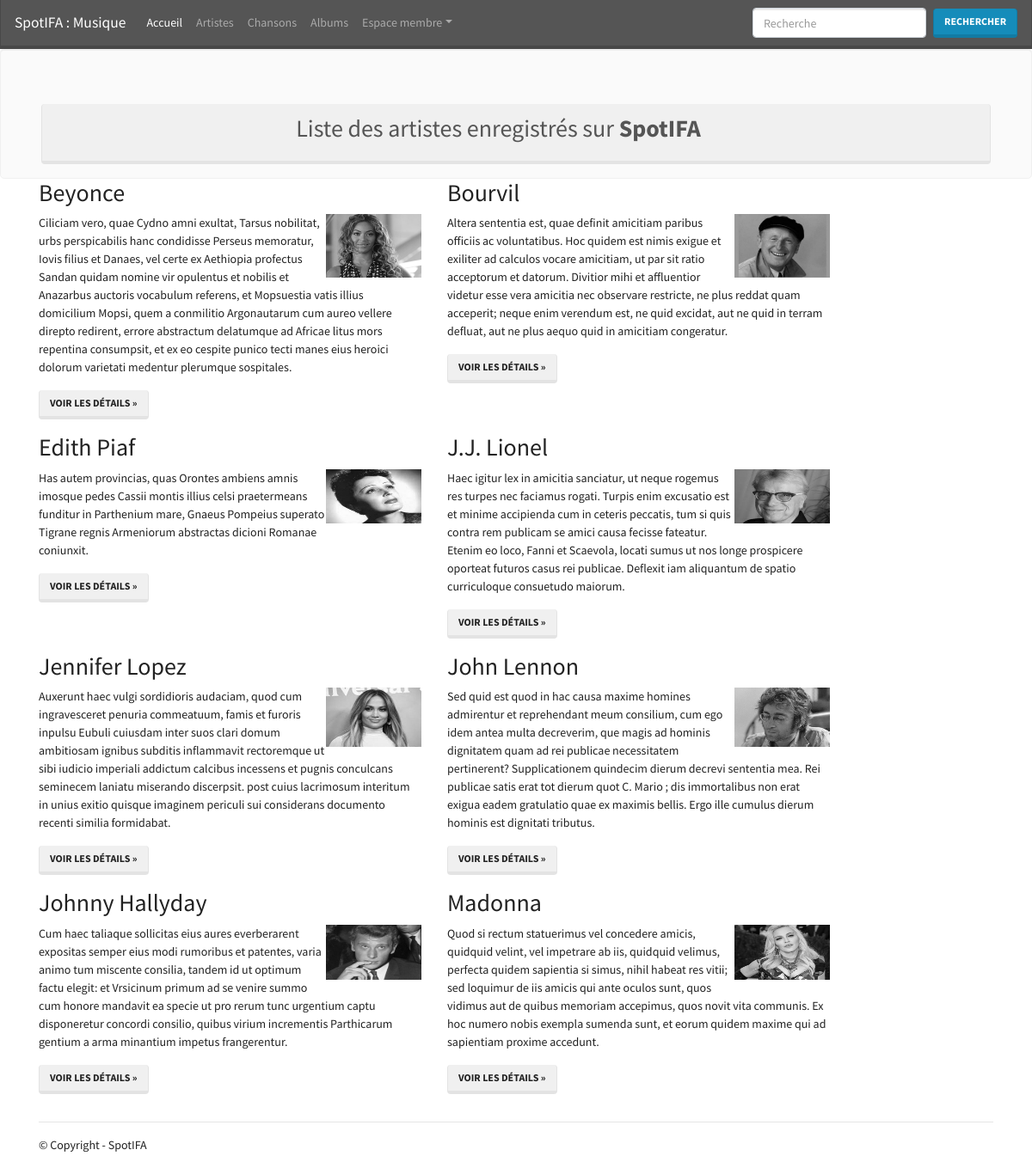
/artistes.php, run on the app's committed database.
### tables this page shows
CREATE TABLE `artistes` (
  `id` int(11) NOT NULL AUTO_INCREMENT COMMENT 'id artiste',
  `nom` text NOT NULL COMMENT 'nom artiste',
  `description` longtext,
  `photo` tinytext,
  `genre` varchar(2) NOT NULL DEFAULT 'M' COMMENT 'genre artiste',
  `age` int(11) NOT NULL COMMENT 'age artiste',
  PRIMARY KEY (`id`)
);

### artistes.php (the view)
<?php
include 'inc/header.php';
?>
    <main role="main">
        <div class="jumbotron">
            <div class="container">
                <div class="alert alert-dismissible alert-secondary">
                    <h2 class="text-secondary text-center">Liste des artistes enregistrés sur <b>SpotIFA</b></h2>
                </div>
            </div>
        </div>
        <div class="container">
            <div class="row">
                <?php
                $sql_lesartistes = "SELECT * FROM artistes ORDER BY nom ASC";
                $result_lesartistes = mysqli_query($db_connect, $sql_lesartistes);
                if (mysqli_num_rows($result_lesartistes)) {
                    while($artistes = mysqli_fetch_assoc($result_lesartistes)) {
                        echo "<div class='col-md-5'>";
                            echo "<h2>".$artistes['nom']."</h2> <img src='images/artistes/".$artistes['photo']."' class='float-right' width='25%' height='25%'>";
                            echo "<p>".$artistes['description']."</p>";
                            echo "<p><a class='btn btn-secondary' href='fiche-artiste.php?id=".$artistes['id']."' role='button'>Voir les détails &raquo;</a></p>";
                        echo "</div>";
                    }
                } else {
                    echo "Aucun artiste enregistré sur ce site";
                } ?>
            </div>
            <hr>
        </div>
    </main>
<?php
include 'inc/footer.php';
?>

### inc/header.php (shortened to what this page needs)
<!DOCTYPE html>
<html lang="fr" dir="ltr">
<head>
    <link rel="stylesheet" href="https://use.fontawesome.com/releases/v5.7.1/css/all.css">
    <link href="css/style.css" rel="stylesheet">
    <link href="css/jumbotron.css" rel="stylesheet">
</head>
<body>
    <nav class="navbar navbar-expand-md navbar-dark fixed-top bg-dark">
        <a class="navbar-brand" href="./">SpotIFA : Musique</a>
        <div class="collapse navbar-collapse" id="barreNavigation">
            <ul class="navbar-nav mr-auto">
                <li class="nav-item active">
                    <a class="nav-link" href="index.php">Accueil <span class="sr-only">(current)</span></a>
                </li>
                <li class="nav-item">
                    <a class="nav-link" href="artistes.php">Artistes</a>
                </li>
                <li class="nav-item">
                    <a class="nav-link" href="chansons.php">Chansons</a>
                </li>
                <li class="nav-item">
                    <a class="nav-link" href="albums.php">Albums</a>
                </li>
                <li class="nav-item dropdown">
                    <a class="nav-link dropdown-toggle" href="#" id="dropdown01" data-toggle="dropdown" aria-haspopup="true" aria-expanded="false">Espace membre</a>
                </li>
            </ul>
            <form action="recherche.php" method="POST" class="form-inline my-2 my-lg-0">
                <input class="form-control mr-sm-2" type="text" name="recherche" placeholder="Recherche" aria-label="Recherche">
                <button class="btn btn-primary" name="recherche-bouton" type="submit">Rechercher</button>
            </form>
        </div>
    </nav>

### inc/footer.php (shortened to what this page needs)
<footer class="container">
    <p>&copy; Copyright - SpotIFA </p>
</footer>

### css/jumbotron.css (style rules this page uses)
body { padding-top: 3.5rem; }

### data on the page
artistes: nom "Beyonce", photo (picture), description "Ciliciam vero, quae Cydno amni exultat, Tarsus nobilitat, urbs perspicabilis hanc condidisse Perseus memoratur, Iovis filius et Danaes, vel certe ex Aethiopia profectus Sandan quidam nomine vir opulentus et nobilis et Anazarbus auctoris vocabulum referens, et Mopsuestia vatis illius domicilium Mopsi, quem a conmilitio Argonautarum cum aureo vellere direpto redirent, errore abstractum delatumque ad Africae litus mors repentina consumpsit, et ex eo cespite punico tecti manes eius heroici dolorum varietati medentur plerumque sospitales."
artistes: nom "Bourvil", photo (picture), description "Altera sententia est, quae definit amicitiam paribus officiis ac voluntatibus. Hoc quidem est nimis exigue et exiliter ad calculos vocare amicitiam, ut par sit ratio acceptorum et datorum. Divitior mihi et affluentior videtur esse vera amicitia nec observare restricte, ne plus reddat quam acceperit; neque enim verendum est, ne quid excidat, aut ne quid in terram defluat, aut ne plus aequo quid in amicitiam congeratur."
artistes: nom "Edith Piaf", photo (picture), description "Has autem provincias, quas Orontes ambiens amnis imosque pedes Cassii montis illius celsi praetermeans funditur in Parthenium mare, Gnaeus Pompeius superato Tigrane regnis Armeniorum abstractas dicioni Romanae coniunxit."
artistes: nom "J.J. Lionel", photo (picture), description "Haec igitur lex in amicitia sanciatur, ut neque rogemus res turpes nec faciamus rogati. Turpis enim excusatio est et minime accipienda cum in ceteris peccatis, tum si quis contra rem publicam se amici causa fecisse fateatur. Etenim eo loco, Fanni et Scaevola, locati sumus ut nos longe prospicere oporteat futuros casus rei publicae. Deflexit iam aliquantum de spatio curriculoque consuetudo maiorum."
artistes: nom "Jennifer Lopez", photo (picture), description "Auxerunt haec vulgi sordidioris audaciam, quod cum ingravesceret penuria commeatuum, famis et furoris inpulsu Eubuli cuiusdam inter suos clari domum ambitiosam ignibus subditis inflammavit rectoremque ut sibi iudicio imperiali addictum calcibus incessens et pugnis conculcans seminecem laniatu miserando discerpsit. post cuius lacrimosum interitum in unius exitio quisque imaginem periculi sui considerans documento recenti similia formidabat."
artistes: nom "John Lennon", photo (picture), description "Sed quid est quod in hac causa maxime homines admirentur et reprehendant meum consilium, cum ego idem antea multa decreverim, que magis ad hominis dignitatem quam ad rei publicae necessitatem pertinerent? Supplicationem quindecim dierum decrevi sententia mea. Rei publicae satis erat tot dierum quot C. Mario ; dis immortalibus non erat exigua eadem gratulatio quae ex maximis bellis. Ergo ille cumulus dierum hominis est dignitati tributus."
artistes: nom "Johnny Hallyday", photo (picture), description "Cum haec taliaque sollicitas eius aures everberarent expositas semper eius modi rumoribus et patentes, varia animo tum miscente consilia, tandem id ut optimum factu elegit: et Vrsicinum primum ad se venire summo cum honore mandavit ea specie ut pro rerum tunc urgentium captu disponeretur concordi consilio, quibus virium incrementis Parthicarum gentium a arma minantium impetus frangerentur."
artistes: nom "Madonna", photo (picture), description "Quod si rectum statuerimus vel concedere amicis, quidquid velint, vel impetrare ab iis, quidquid velimus, perfecta quidem sapientia si simus, nihil habeat res vitii; sed loquimur de iis amicis qui ante oculos sunt, quos vidimus aut de quibus memoriam accepimus, quos novit vita communis. Ex hoc numero nobis exempla sumenda sunt, et eorum quidem maxime qui ad sapientiam proxime accedunt."
